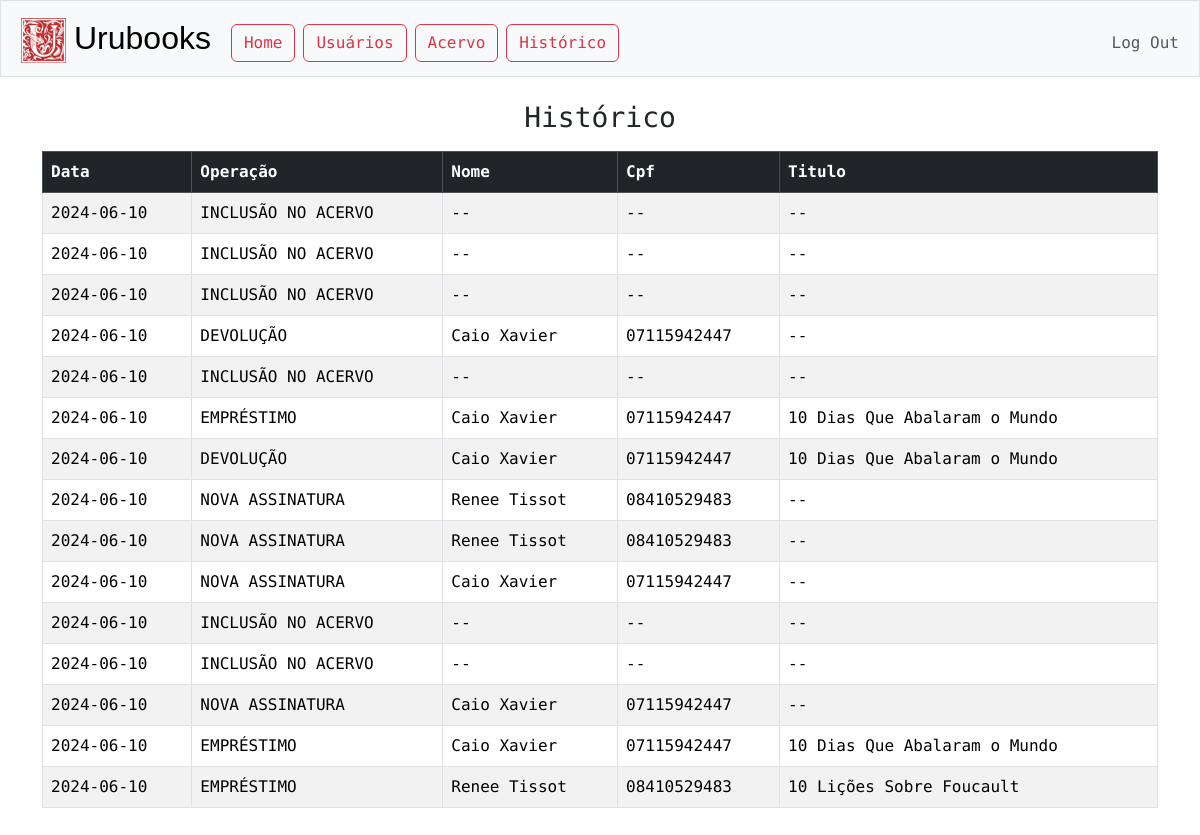
The app's page /historico (signed in) with its own data.
### tables this page shows
CREATE TABLE historico (
id INTEGER PRIMARY KEY AUTOINCREMENT,
data TEXT NOT NULL,
contato_cpf TEXT,
operacao TEXT NOT NULL,
obra_id INTEGER
);

CREATE TABLE contatos (
cpf TEXT PRIMARY KEY NOT NULL,
nome TEXT NOT NULL,
telefone TEXT,
email TEXT,
endereço TEXT,
assinante TEXT
);

CREATE TABLE acervo (
id INTEGER PRIMARY KEY AUTOINCREMENT NOT NULL,
titulo TEXT NOT NULL,
autor TEXT NOT NULL,
editora TEXT,
ano INTEGER,
status TEXT
);

### app.py (the view)
@app.route("/historico")
@login_required
def historico():
    REGISTRO_POR_PAGINA = 30
    pagina = int(request.args.get("pagina", 0))
    offset = REGISTRO_POR_PAGINA * pagina
    historico = db.execute("SELECT * FROM historico LEFT JOIN acervo on historico.obra_id = acervo.id \
                           LEFT JOIN contatos on historico.contato_cpf = contatos.cpf ORDER BY historico.data DESC LIMIT ?, ?",
                           offset, REGISTRO_POR_PAGINA)
    page_data = {
        "atual":pagina,
        "max":int(len(historico)/REGISTRO_POR_PAGINA),
    }
    return render_template("historico.html", historico=historico, page_data=page_data)

### app.py (called while the page is built)
@app.after_request
def after_request(response):
    response.headers["Cache-Control"] = "no-cache, no-store, must-revalidate"
    response.headers["Expires"] = 0
    response.headers["Pragma"] = "no-cache"
    return response

### helpers.py (called while the page is built)
def login_required(f):
    @wraps(f)
    def decorated_function(*args, **kwargs):
        if session.get("user_id") is None:
            return redirect("/login")
        return f(*args, **kwargs)
    return decorated_function

### templates/historico.html (shortened to what this page needs)
{% extends "layout.html" %}
{% block main %}
    <h3 class='mb-3'>Histórico</h3>
    <div class="table-responsive">
        <table class='table table-bordered table-striped' style='text-align:start'>
            <thead class="table-dark">
                <th>Data</th>
                <th>Operação</th>
                <th>Nome</th>
                <th>Cpf</th>
                <th>Titulo</th>
            </thead>
            <tbody>
            {% if historico %}
                {% for registro in historico %}
                    <tr>
                        <td>{{ registro.data }}</td>
                        <td>{{ registro.operacao }}</td>
                        {% set nome = registro.nome if registro.nome else "--" %}
                        <td>{{ nome }}</td>
                        {% set cpf = registro.contato_cpf if registro.contato_cpf else "--" %}
                        <td>{{ cpf }}</td>
                        {% set titulo = registro.titulo if registro.titulo else "--" %}
                        <td>{{ titulo }}</td>
                    </tr>
                    {% endfor %}
            {% else %}
            <tr>
                <td colspan="5" style="text-align: center;">Nenhuma entrada cadastrada.</td>
            </tr>
            {% endif %}
            </tbody>
        </table>
    </div>
{% endblock %}

### static/styles.css (style rules this page uses)
body { font-family: "Roboto Mono", monospace; }

### records on screen
historico: data "2024-06-10", operacao "INCLUSÃO NO ACERVO", nome "--", cpf "--", titulo "--"
historico: data "2024-06-10", operacao "INCLUSÃO NO ACERVO", nome "--", cpf "--", titulo "--"
historico: data "2024-06-10", operacao "INCLUSÃO NO ACERVO", nome "--", cpf "--", titulo "--"
contatos: data "2024-06-10", operacao "DEVOLUÇÃO", nome "Caio Xavier", titulo "--", operacao "NOVA ASSINATURA"
historico: contato_cpf "07115942447"
historico: data "2024-06-10", operacao "INCLUSÃO NO ACERVO", nome "--", cpf "--", titulo "--"
acervo: data "2024-06-10", operacao "EMPRÉSTIMO", titulo "10 Dias Que Abalaram o Mundo", operacao "DEVOLUÇÃO"
historico: contato_cpf "07115942447"
historico: contato_cpf "07115942447"
contatos: data "2024-06-10", operacao "NOVA ASSINATURA", nome "Renee Tissot", titulo "--"
historico: contato_cpf "08410529483"
historico: contato_cpf "08410529483"
historico: contato_cpf "07115942447"
historico: data "2024-06-10", operacao "INCLUSÃO NO ACERVO", nome "--", cpf "--", titulo "--"
historico: data "2024-06-10", operacao "INCLUSÃO NO ACERVO", nome "--", cpf "--", titulo "--"
historico: contato_cpf "07115942447"
historico: contato_cpf "07115942447"
acervo: data "2024-06-10", operacao "EMPRÉSTIMO", titulo "10 Lições Sobre Foucault"
historico: contato_cpf "08410529483"
